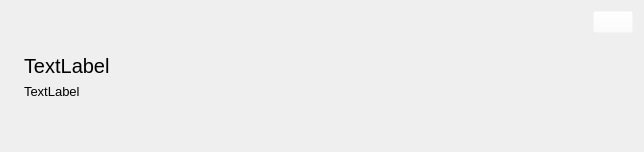
<?xml version="1.0" encoding="UTF-8"?>
<ui version="4.0">
 <class>Form</class>
 <widget class="QWidget" name="Form">
  <property name="geometry">
   <rect>
    <x>0</x>
    <y>0</y>
    <width>644</width>
    <height>152</height>
   </rect>
  </property>
  <property name="maximumSize">
   <size>
    <width>16777215</width>
    <height>152</height>
   </size>
  </property>
  <property name="windowTitle">
   <string>Form</string>
  </property>
  <property name="styleSheet">
   <string notr="true">:back{
	border-radius:5px;
}</string>
  </property>
  <layout class="QHBoxLayout" name="horizontalLayout">
   <item>
    <widget class="QLabel" name="label_3">
     <property name="text">
      <string/>
     </property>
    </widget>
   </item>
   <item>
    <layout class="QVBoxLayout" name="verticalLayout">
     <item>
      <spacer name="verticalSpacer_2">
       <property name="orientation">
        <enum>Qt::Vertical</enum>
       </property>
       <property name="sizeHint" stdset="0">
        <size>
         <width>20</width>
         <height>40</height>
        </size>
       </property>
      </spacer>
     </item>
     <item>
      <widget class="QLabel" name="label_2">
       <property name="font">
        <font>
         <pointsize>15</pointsize>
        </font>
       </property>
       <property name="text">
        <string>TextLabel</string>
       </property>
      </widget>
     </item>
     <item>
      <widget class="QLabel" name="label">
       <property name="font">
        <font>
         <pointsize>10</pointsize>
        </font>
       </property>
       <property name="text">
        <string>TextLabel</string>
       </property>
      </widget>
     </item>
     <item>
      <spacer name="verticalSpacer">
       <property name="orientation">
        <enum>Qt::Vertical</enum>
       </property>
       <property name="sizeHint" stdset="0">
        <size>
         <width>20</width>
         <height>40</height>
        </size>
       </property>
      </spacer>
     </item>
    </layout>
   </item>
   <item>
    <layout class="QVBoxLayout" name="verticalLayout_2">
     <item>
      <spacer name="verticalSpacer_4">
       <property name="orientation">
        <enum>Qt::Vertical</enum>
       </property>
       <property name="sizeType">
        <enum>QSizePolicy::Minimum</enum>
       </property>
       <property name="sizeHint" stdset="0">
        <size>
         <width>20</width>
         <height>20</height>
        </size>
       </property>
      </spacer>
     </item>
     <item>
      <widget class="QLabel" name="label_4">
       <property name="styleSheet">
        <string notr="true">color: rgb(170, 0, 0);</string>
       </property>
       <property name="text">
        <string/>
       </property>
      </widget>
     </item>
     <item>
      <spacer name="verticalSpacer_3">
       <property name="orientation">
        <enum>Qt::Vertical</enum>
       </property>
       <property name="sizeHint" stdset="0">
        <size>
         <width>20</width>
         <height>40</height>
        </size>
       </property>
      </spacer>
     </item>
    </layout>
   </item>
   <item>
    <spacer name="horizontalSpacer_2">
     <property name="orientation">
      <enum>Qt::Horizontal</enum>
     </property>
     <property name="sizeHint" stdset="0">
      <size>
       <width>40</width>
       <height>20</height>
      </size>
     </property>
    </spacer>
   </item>
   <item>
    <layout class="QVBoxLayout" name="verticalLayout_3">
     <item>
      <widget class="QPushButton" name="pushButton_2">
       <property name="sizePolicy">
        <sizepolicy hsizetype="Minimum" vsizetype="Minimum">
         <horstretch>0</horstretch>
         <verstretch>0</verstretch>
        </sizepolicy>
       </property>
       <property name="styleSheet">
        <string notr="true">background-color: rgba(255, 255, 255,0);</string>
       </property>
       <property name="text">
        <string/>
       </property>
       <property name="icon">
        <iconset resource="pic.qrc">
         <normaloff>:/more.png</normaloff>:/more.png</iconset>
       </property>
       <property name="iconSize">
        <size>
         <width>24</width>
         <height>24</height>
        </size>
       </property>
       <property name="Gray" stdset="0">
        <bool>true</bool>
       </property>
      </widget>
     </item>
     <item>
      <spacer name="verticalSpacer_5">
       <property name="orientation">
        <enum>Qt::Vertical</enum>
       </property>
       <property name="sizeHint" stdset="0">
        <size>
         <width>20</width>
         <height>40</height>
        </size>
       </property>
      </spacer>
     </item>
    </layout>
   </item>
  </layout>
 </widget>
 <resources>
  <include location="pic.qrc"/>
 </resources>
 <connections/>
</ui>
